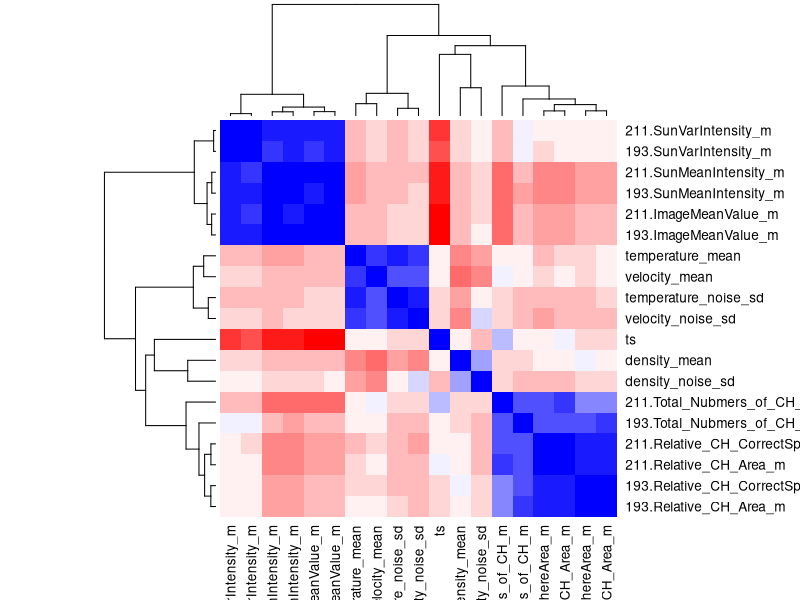

Generate this figure with R:
## ---- chunk 1
knitr::opts_chunk$set(echo = TRUE)
## ---- chunk 2
ch_2015_0211 <- read.csv('ResultData/CH_features_0211_cleaned_2015.csv')
ch_2015_0193 <- read.csv('ResultData/CH_features_0193_cleaned_2015.csv')
## ---- chunk 3
wind_2015 <- read.csv('ResultData/ACE_EPAM_SW_2015.csv');
## ---- chunk 4
resample <- function(obs.t,column.prefix='') {
  left <- ceiling(obs.t$ts[1])
  right <- floor(obs.t$ts[nrow(obs.t)])
  knots <- seq(from = left, to = right,by=1)

  results <- data.frame(ts=knots)
    
  for(name in names(obs.t)[-1]) {# only _m variables. skiping ts, it has idx 1
    sp <- smooth.spline(obs.t$ts,obs.t[[name]])
    synth<-predict(sp, knots)$y
    results[[paste0(column.prefix,name)]] <- synth
  }
  return(results)
}

ch_2015_0211_m <- ch_2015_0211[,c(T,F)]
ch_2015_0193_m <- ch_2015_0193[,c(T,F)]

resampled_0211 <- resample(ch_2015_0211_m,'211.')
resampled_0193 <- resample(ch_2015_0193_m,'193.')
resampled_wind <- resample(wind_2015)

resampled_ch <- merge(resampled_0193,resampled_0211,by='ts')
results <- merge(resampled_ch,resampled_wind,by='ts')

summary(results)
## ---- chunk 5
corM <- cor(results)
varMcol<- colorRampPalette(c("red", "white", "blue"))(20)
heatmap(x = corM, col = varMcol, symm = TRUE)
## ---- chunk 6
write.csv(file='ResultData/ML_features_2015.csv',results, row.names = F)
